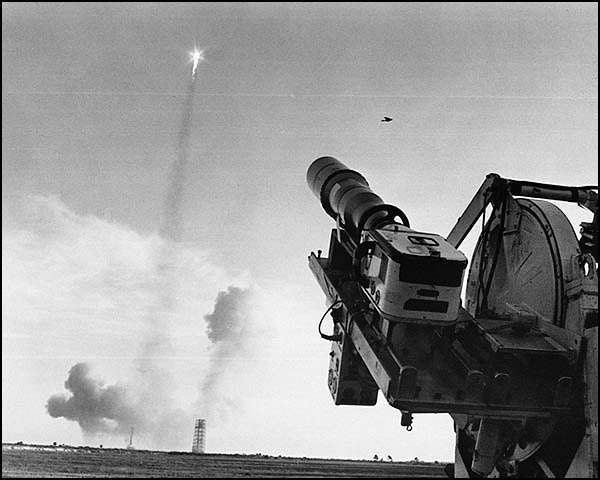
#> input picture TonyPi/MyExamples/ComputerVision/Apollo-8-Launch.jpg, 600 x 480 px
$ python -i remote_ColorRecognize.py   (imports and definitions only)
#> lines starting #> are read from the running program, lines starting #| are printed output that depends on the picture
# remote_template.py
# Version: 1.0
# Status: tested and validated 2024-12-21
#
# Devices: Laptop, TonyPi
#
# Template for TonyPi computer vision remote testing
#
# Attention lorsqu'on exécute ce code, on doit être dans le bon répertoire,
# sinon on ne peut pas charger ../Functions/CameraCalibration/calibration_param
# Prerequisits
#   - In the console: cd .\TonyPi\MyExamples\  because the script load the file ../Functions/CameraCalibration/calibration_param
#
# Note: To stop the application using keyboard, set focus on the python video window (not the console)
#

import cv2
import time
import numpy as np
import requests
import json
import math

DEBUG = False
LAPTOP_TEST = True      # Use laptop web cam on laptop

MAX_AREA = 20           # original value: 200
MIN_TRIGGER_AREA = 20   # original value: 50

def debug_print(s):
    if DEBUG:
        print(s)

# Detected color
range_rgb = {
    'red': (0, 0, 255),
    'black': (0, 0, 0),
}

# TonyPi RPC server parameters
RPCurl = "http://192.168.1.52:9030/jsonrpc"
headers = {'content-type': 'application/json'}

# Use StreamingURL = 0 to specify the laptop web cam as the video source,
# OR specify the pathname to a video file to read.
StreamingURL = 'http://192.168.1.52:8080/?action=stream?dummy=param.mjpg'

frame_count = 0
no_frame_count = 0
LastHeartbeat = time.time() + 5

# --------------------------------------------------------
# Config files
import yaml
if LAPTOP_TEST:
    lab_file_path = './config_files/lab_config.yaml'
    servo_file_path = './config_files/servo_config.yaml'
else:
    lab_file_path = '/home/pi/TonyPi/lab_config.yaml'
    servo_file_path = '/home/pi/TonyPi/servo_config.yaml'

def get_yaml_data(yaml_file):
#> further down, picture is the input picture: shape (480, 600, 3); min 0, max 255, mean 151.3
    file = open(yaml_file, 'r', encoding='utf-8')
    file_data = file.read()
    file.close()

    data = yaml.load(file_data, Loader=yaml.FullLoader)
    return data

# [68 lines left out: functions save_yaml_data, start_streaming_server, stop_streaming_server, heartBeat, not called in this run]

# --------------------------------------------------------
# Image processing
# find the contour with the maximal area
# Parameter is the list of contour to be compared
#

def map(x, in_min, in_max, out_min, out_max):
    return (x - in_min) * (out_max - out_min) / (in_max - in_min) + out_min

def getAreaMaxContour(contours):
    contour_area_temp = 0
    contour_area_max = 0
    areaMaxContour = None

    for c in contours:  # iterate through all contours
        contour_area_temp = math.fabs(cv2.contourArea(c))  # calculate contour area
        if contour_area_temp > contour_area_max:
            contour_area_max = contour_area_temp
            if contour_area_temp > MIN_TRIGGER_AREA:  # only contours with an area greater than 50 are considered valid; the contour with the largest area is used to filter out interference
                areaMaxContour = c

    return areaMaxContour, contour_area_max  # return the contour with the maximal area


lab_data = get_yaml_data(lab_file_path)
size = (320, 240)

def run_imgProcessing(img):
    # Color recognition
    detect_color = 'None'
    draw_color = range_rgb["black"]

    img_copy = img.copy()
    img_h, img_w = img.shape[:2]
#> img_h = 480; img_w = 600

    frame_resize = cv2.resize(img_copy, size, interpolation=cv2.INTER_NEAREST)
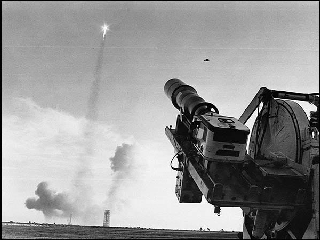
#> frame_resize: shape (240, 320, 3); min 0, max 255, mean 151
    frame_gb = cv2.GaussianBlur(frame_resize, (3, 3), 3)
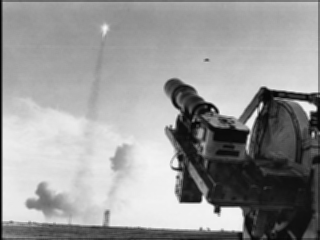
#> frame_gb: shape (240, 320, 3); min 0, max 247, mean 151.4
    frame_lab = cv2.cvtColor(frame_gb, cv2.COLOR_BGR2LAB)  # convert the image to the LAB space
#> frame_lab: shape (240, 320, 3); mean of channels 0, 1, 2 156.3, 128, 128

    max_area = 0
    areaMaxContour_max = 0

    frame_mask = cv2.inRange(frame_lab,
                                        (lab_data['red']['min'][0],
                                         lab_data['red']['min'][1],
                                         lab_data['red']['min'][2]),
                                        (lab_data['red']['max'][0],
                                         lab_data['red']['max'][1],
                                         lab_data['red']['max'][2])) # perform bitwise operation to original image and mask
#> frame_mask: shape (240, 320); every value is 0
    eroded = cv2.erode(frame_mask, cv2.getStructuringElement(cv2.MORPH_RECT, (3, 3)))   # corrosion
    dilated = cv2.dilate(eroded, cv2.getStructuringElement(cv2.MORPH_RECT, (3, 3)))     # dilation
    contours = cv2.findContours(dilated, cv2.RETR_EXTERNAL, cv2.CHAIN_APPROX_NONE)[-2]  # find out contours
#> contours = []

    areaMaxContour, area_max = getAreaMaxContour(contours)  # find out the contour with the maximal area
#> after the loop in getAreaMaxContour, `for c in contours:`: contour_area_max = 0
#> area_max = 0
    if areaMaxContour is not None:
        if area_max > max_area:# find the maximal area
            max_area = area_max
            areaMaxContour_max = areaMaxContour
        else:
            debug_print('!!! area_max <= max_area')
    else:
        debug_print('!!! areaMaxContour is none')
    if max_area > MAX_AREA:  # the maximal area is found
        ((centerX, centerY), radius) = cv2.minEnclosingCircle(areaMaxContour_max)  # get the minimum bounding circumcircle
        centerX = int(map(centerX, 0, size[0], 0, img_w))
        centerY = int(map(centerY, 0, size[1], 0, img_h))
        radius = int(map(radius, 0, size[0], 0, img_w))

        detect_color = 'red'
        draw_color = range_rgb["red"]

        cv2.putText(img, "Color: " + detect_color, (10, img.shape[0] - 10), cv2.FONT_HERSHEY_SIMPLEX, 0.65, draw_color, 2) # print the recognized color data, format: Color: ***)
        cv2.circle(img, (centerX, centerY), radius, range_rgb["red"], 2) # draw a circle around the recognized color
    else:
        debug_print(f'!!! max_area <={MAX_AREA}')
    return img


# --------------------------------------------------------

# [78 lines not run here, left out]

>>> import cv2
>>> picture = cv2.imread('ComputerVision/Apollo-8-Launch.jpg')
>>> result = run_imgProcessing(picture)
